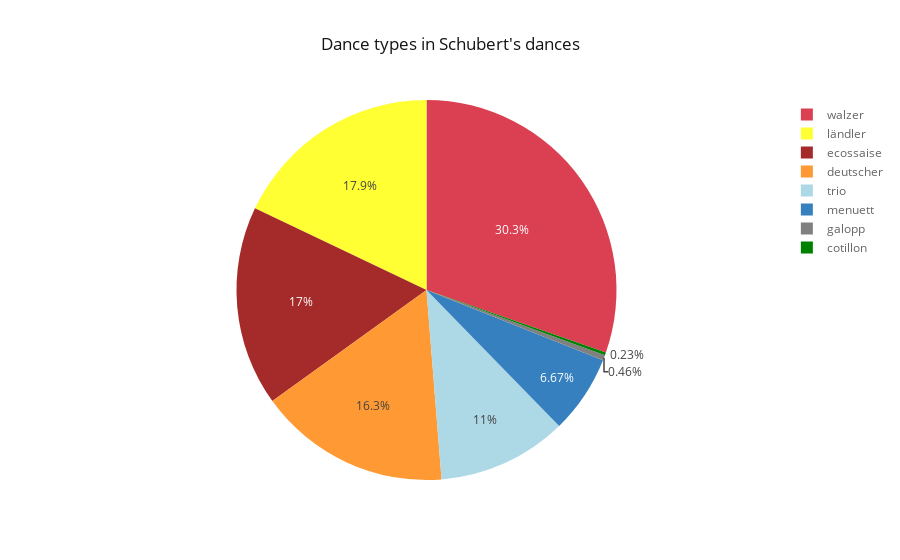

Notebook source saved alongside this figure:
### Markdown cell above
# Characterizing a data set of 435 short piano dances by Franz Schubert

## The Authors

| initials | name               |
|:---------|:-------------------|
| GC       | Gabriele Cecchetti |
| JH       | Johannes Hentschel |
| JR       | Johannes Rüther    |
| SR       | Sébastien Rouault  |

## Abstract
Everybody has an emotional access to music, which in turn transports listeners into specific moods, atmospheres and settings. This intuitive understanding of musical pieces is grounded in structural elements such as melodic motives and rhythms, with their variations or repetitions. Our project aims at gaining an objective insight into how these patterns engender different shades of musical engagement. Specifically, we will investigate the structure and composition of Franz Schubert's "dances", a large set of 435 piano pieces classified in seven different types according to their times’ conventions. The conventionality of these short and catchy pieces makes them an ideal testing ground for computer-assisted analysis, but also makes them highly representative of the taste of early-nineteenth-century listeners. With our statistical investigation we hope to open a window onto this past: what did listeners expect of appealing dance-like music, and did different dance types correspond to different musical features or just to different social perspectives on the same musical features?


## The data set

In this section we introduce the data set of sheet music that we have analyzed. First we will start with a small introduction into its historical background and then we explain the data representation that we used.

### Historical Background

In the time between 1813 and his death in 1828, the composer Franz Schubert composed a large number of short piano pieces, the "Dances". Throughout his life, spent entirely in Vienna, Schubert gathered a good number of collections of such pieces which were aimed at meeting the taste of his hometown's burgeoisie. While Schubert did write long and more complex compositions for which he is famous nowadays, at the time he was better known for small and not very ambitious forms such as these "Dances". Since this genre can be considered as commercial music, destined to a broad audience (a bit similar to Pop music today), they are musically quite conventional and therefore represent an ideal data set for computer-assisted analysis of the musical tastes of the early 19th century.

The data set is comprised of the following dance types:

### Code cell
files = pd.read_csv(os.path.join(data_tsv, 'files.tsv'), sep='\t', index_col=[0])
pd.DataFrame(files.dance.value_counts()).reset_index().iplot('pie', labels='index', values='dance', color=color_dances.values(), title="Dance types in Schubert's dances")

### Figure 1 — Plotly figure (JSON) as saved in the notebook; plotly's stock layout.template omitted (floating-point values rounded to 4 significant figures)
{"data": [{"labels": ["walzer", "ländler", "ecossaise", "deutscher", "trio", "menuett", "galopp", "cotillon"], "marker": {"colors": ["rgba(219, 64, 82, 1.0)", "rgba(255, 255, 51, 1.0)", "rgba(165, 42, 42, 1.0)", "rgba(255, 153, 51, 1.0)", "rgba(173, 216, 230, 1.0)", "rgba(55, 128, 191, 1.0)", "rgba(128, 128, 128, 1.0)", "rgba(0, 128, 0, 1.0)"]}, "name": "", "type": "pie", "values": [132, 78, 74, 71, 48, 29, 2, 1]}], "layout": {"legend": {"bgcolor": "#FFFFFF", "font": {"color": "#666666"}}, "paper_bgcolor": "#FFFFFF", "plot_bgcolor": "#E5E5E5", "title": "Dance types in Schubert's dances", "titlefont": {"color": "#151516"}}}
